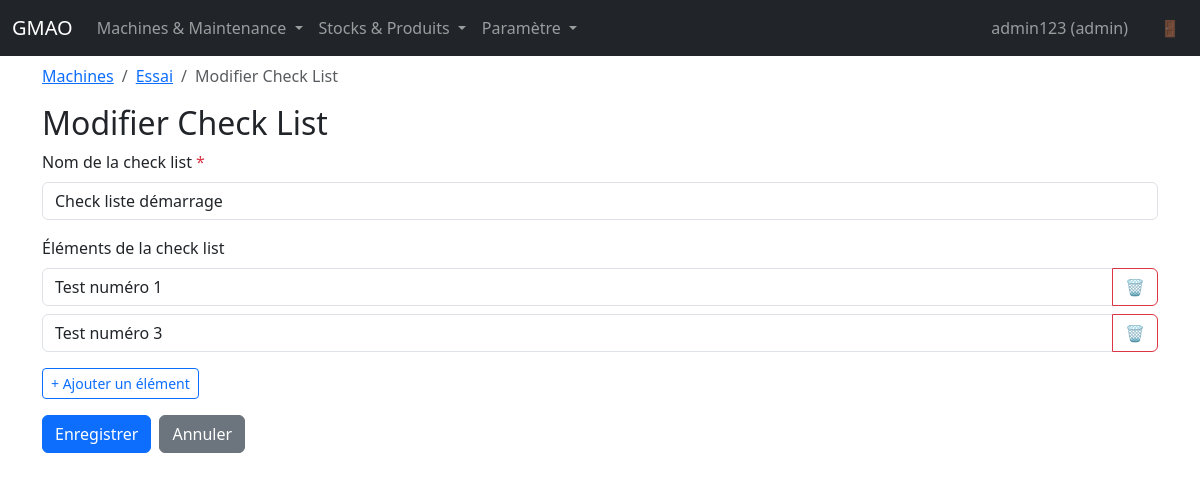
Page /machines/4/checklists/1/edit (signed in) on the committed database.
### app.py (models this page shows, shortened)
class User(UserMixin, db.Model):
    id = db.Column(db.Integer, primary_key=True)
    username = db.Column(db.String(80), unique=True, nullable=False)
    password_hash = db.Column(db.String(255), nullable=False)
    user_type = db.Column(db.String(20), nullable=False)

class Machine(db.Model):
    id = db.Column(db.Integer, primary_key=True)
    name = db.Column(db.String(120), nullable=False)
    code = db.Column(db.String(50), unique=True, nullable=False)
    parent_id = db.Column(db.Integer, db.ForeignKey("machine.id"))
    hour_counter_enabled = db.Column(db.Boolean, default=False)
    hours = db.Column(db.Float, default=0.0)
    counter_unit = db.Column(db.String(20), nullable=True)  # Unité du compteur (h, cycles, anneaux, etc.)
    stock_id = db.Column(db.Integer, db.ForeignKey("stock.id"), nullable=True)  # Stock associé par défaut
    parent = db.relationship("Machine", remote_side=[id], backref="children")
    stock = db.relationship("Stock")
    counters = db.relationship("Counter", back_populates="machine", cascade="all, delete-orphan")

class ChecklistTemplate(db.Model):
    id = db.Column(db.Integer, primary_key=True)
    machine_id = db.Column(db.Integer, db.ForeignKey("machine.id"), nullable=False)
    name = db.Column(db.String(200), nullable=False)
    created_at = db.Column(db.DateTime, nullable=False, default=dt.datetime.utcnow)
    machine = db.relationship("Machine", backref="checklist_templates")
    items = db.relationship(
        "ChecklistItem",
        back_populates="template",
        cascade="all, delete-orphan",
        order_by="ChecklistItem.id",
    )
    instances = db.relationship(
        "ChecklistInstance",
        back_populates="template",
        cascade="all, delete-orphan",
        order_by="ChecklistInstance.created_at.desc()",
    )

class ChecklistItem(db.Model):
    id = db.Column(db.Integer, primary_key=True)
    template_id = db.Column(db.Integer, db.ForeignKey("checklist_template.id"), nullable=False)
    label = db.Column(db.String(300), nullable=False)
    order = db.Column(db.Integer, default=0)
    template = db.relationship("ChecklistTemplate", back_populates="items")

### app.py (the view, shortened to what this page needs)
@app.route("/machines/<int:machine_id>/checklists/<int:template_id>/edit", methods=["GET", "POST"])
@admin_required
def edit_checklist_template(machine_id, template_id):
    machine = Machine.query.get_or_404(machine_id)
    template = ChecklistTemplate.query.get_or_404(template_id)
    if template.machine_id != machine_id:
        flash("Cette check list n'appartient pas à cette machine", "danger")
        return redirect(url_for("machine_detail", machine_id=machine_id))
    return render_template("checklist_template_form.html", machine=machine, template=template)

### app.py (called while the page is built)
@login_manager.user_loader
def load_user(user_id):
    return User.query.get(int(user_id))

def admin_required(f):
    @wraps(f)
    @login_required
    def decorated_function(*args, **kwargs):
        if current_user.user_type != "admin":
            flash("Accès refusé : cette fonctionnalité est réservée aux administrateurs.", "danger")
            return redirect(url_for("index"))
        return f(*args, **kwargs)
    return decorated_function

@app.context_processor
def inject_now():
    return {"now": dt.datetime.utcnow()}

### templates/checklist_template_form.html (shortened to what this page needs)
{% extends "base.html" %}
{% block content %}
<nav aria-label="breadcrumb" class="mb-3">
  <ol class="breadcrumb">
    <li class="breadcrumb-item"><a href="{{ url_for('machines') }}">Machines</a></li>
    <li class="breadcrumb-item"><a href="{{ url_for('machine_detail', machine_id=machine.id) }}">{{ machine.name }}</a></li>
    <li class="breadcrumb-item active">{% if template %}Modifier{% else %}Nouvelle{% endif %} Check List</li>
  </ol>
</nav>
<h2>{% if template %}Modifier{% else %}Nouvelle{% endif %} Check List</h2>
<form method="post">
  <div class="mb-3">
    <label class="form-label">Nom de la check list <span class="text-danger">*</span></label>
    <input type="text" class="form-control" name="name" value="{{ template.name if template else '' }}" required />
  </div>
  <div class="mb-3">
    <label class="form-label">Éléments de la check list</label>
    <div id="items-container">
      {% if template and template.items %}
        {% for item in template.items %}
        <div class="input-group mb-2 item-row">
          <input type="text" class="form-control" name="item_label" value="{{ item.label }}" placeholder="Libellé de l'élément" />
          <button type="button" class="btn btn-outline-danger remove-item">🗑️</button>
        </div>
        {% endfor %}
      {% else %}
        <div class="input-group mb-2 item-row">
          <input type="text" class="form-control" name="item_label" placeholder="Libellé de l'élément" />
          <button type="button" class="btn btn-outline-danger remove-item">🗑️</button>
        </div>
      {% endif %}
    </div>
    <button type="button" class="btn btn-sm btn-outline-primary mt-2" id="add-item">+ Ajouter un élément</button>
  </div>
  <div class="d-flex gap-2">
    <button type="submit" class="btn btn-primary">Enregistrer</button>
    <a href="{{ url_for('machine_detail', machine_id=machine.id) }}" class="btn btn-secondary">Annuler</a>
  </div>
</form>
{% endblock %}

### templates/base.html (shortened to what this page needs)
<!doctype html>
<html lang="fr">
  <head>
    <link
      href="https://cdn.jsdelivr.net/npm/bootstrap@5.3.3/dist/css/bootstrap.min.css"
      rel="stylesheet"
    />
  </head>
  <body>
    <nav class="navbar navbar-expand-lg navbar-dark bg-dark fixed-top">
      <div class="container-fluid">
        <a class="navbar-brand" href="{{ url_for('index') }}">GMAO</a>
        <div class="collapse navbar-collapse" id="navbarNav">
          {% if current_user.is_authenticated %}
          <ul class="navbar-nav me-auto">
            <li class="nav-item dropdown">
              <a class="nav-link dropdown-toggle" href="#" id="navbarDropdown2" role="button" data-bs-toggle="dropdown" aria-expanded="false">
                Machines & Maintenance
              </a>
            </li>
            <li class="nav-item dropdown">
              <a class="nav-link dropdown-toggle" href="#" id="navbarDropdown3" role="button" data-bs-toggle="dropdown" aria-expanded="false">
                Stocks & Produits
              </a>
            </li>
            {% if current_user.user_type == 'admin' %}
            <li class="nav-item dropdown">
              <a class="nav-link dropdown-toggle" href="#" id="navbarDropdownParams" role="button" data-bs-toggle="dropdown" aria-expanded="false">
                Paramètre
              </a>
            </li>
            {% endif %}
          </ul>
          <ul class="navbar-nav">
            <li class="nav-item">
              <span class="nav-link me-3" style="cursor: default;">{{ current_user.username }} ({{ current_user.user_type }})</span>
            </li>
            <li class="nav-item">
              <a class="nav-link" href="{{ url_for('logout') }}" title="Déconnexion">🚪</a>
            </li>
          </ul>
          {% else %}
          <ul class="navbar-nav ms-auto">
            <li class="nav-item">
              <a class="nav-link" href="{{ url_for('login') }}">Connexion</a>
            </li>
          </ul>
          {% endif %}
        </div>
      </div>
    </nav>
    <main class="container">
      {% block content %}{% endblock %}
    </main>
  </body>
</html>

### templates/base.html (style rules this page uses)
body { padding-top: 4rem; }

### rows in the picture
User: username "admin123", user_type "admin"
Machine: name "Essai"
ChecklistTemplate: name "Check liste démarrage"
ChecklistItem: item_label "Test numéro 1"
ChecklistItem: item_label "Test numéro 3"
